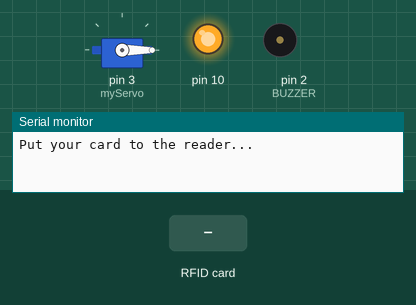
Recording of a sketch running on a simulated Arduino Uno, built with avr-gcc and run on an emulated ATmega328P. On the bench: servo, output pins drawn as LEDs (lit = HIGH), buzzer (waves = sounding), the last lines printed to the serial monitor. Inputs (shaded band) come from the test bench.

Above: at 1.2 s.
1.3 s: RFID card 83 8D 1B 03 held to the reader
At 1.95 s:
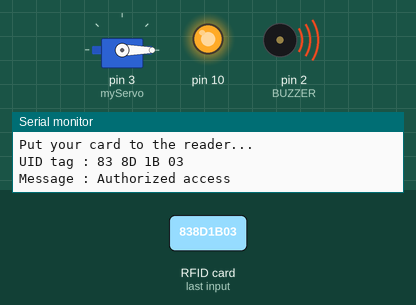
At 2.4 s:
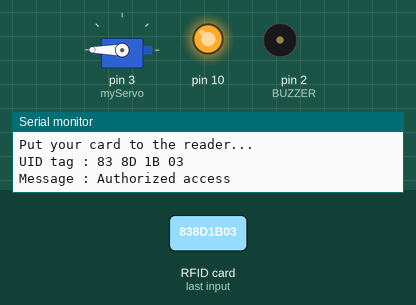
Timing chart, 0 to 8.6 s (numbered marks = the images above; inputs shaded):
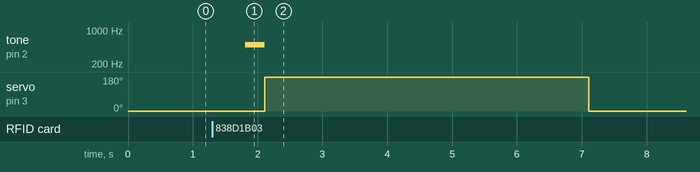

Measured:
- after the input at 1.3 s, tone on pin 2 (BUZZER): silent → 500 Hz after 0.51 s, → silent 0.30 s later; servo on pin 3 (myServo): 0° → 180° after 0.81 s, → 0° 5.0 s later

The sketch:

servo_rfid_arduino.ino
```cpp
//zaheer before going to access it u need to go to msc522 lib. and click on dumpinfo and change the sada(ss_pin) and rst pins and upload the codes;
// next u have to place the cards one after the other and note the keys
//copy one of the key of the card and past it in the code so that u can give access to only that card.

#include <SPI.h>
#include <MFRC522.h>
#include <Servo.h>

#define SS_PIN 6
#define RST_PIN 9

#define BUZZER 2 //buzzer pin
MFRC522 mfrc522(SS_PIN, RST_PIN);   // Create MFRC522 instance.
Servo myServo; //define servo name

void setup()
{
  Serial.begin(9600);   // Initiate a serial communication
  SPI.begin();      // Initiate  SPI bus
  mfrc522.PCD_Init();   // Initiate MFRC522
  myServo.attach(3); //servo pin
  myServo.write(0); //servo start position

  pinMode(BUZZER, OUTPUT);
  noTone(BUZZER);
  Serial.println("Put your card to the reader...");
  Serial.println();

}
void loop()
{
  // Look for new cards
  if ( ! mfrc522.PICC_IsNewCardPresent())
  {
    return;
  }
  // Select one of the cards
  if ( ! mfrc522.PICC_ReadCardSerial())
  {
    return;
  }
  //Show UID on serial monitor
  Serial.print("UID tag :");
  String content= "";
  byte letter;
  for (byte i = 0; i < mfrc522.uid.size; i++)
  {
     Serial.print(mfrc522.uid.uidByte[i] < 0x10 ? " 0" : " ");
     Serial.print(mfrc522.uid.uidByte[i], HEX);
     content.concat(String(mfrc522.uid.uidByte[i] < 0x10 ? " 0" : " "));
     content.concat(String(mfrc522.uid.uidByte[i], HEX));
  }
  Serial.println();
  Serial.print("Message : ");
  content.toUpperCase();
  //
  //
  //
  //("xxxxxxxxxxxxxxxxxxxx")= paste the card key hear after getting the ids of the card from files>>examples>>msc522>>dumpinfo>>card1+card2

  if (content.substring(1) == "83 8D 1B 03") //change here the UID of the card/cards that you want to give access
  {
    Serial.println("Authorized access");
    Serial.println();
    delay(500);

    tone(BUZZER, 500);
    delay(300);
    noTone(BUZZER);
    myServo.write(180);
    delay(5000);
    myServo.write(0);
  }

 else   {
    Serial.println(" Access denied");
    tone(BUZZER, 300);
    delay(1000);
    noTone(BUZZER);
  }
}
```
